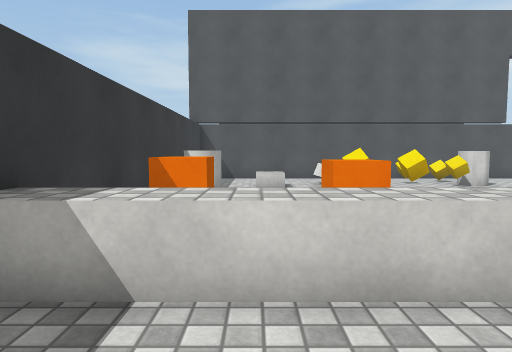
[1] (above)

16 first-person views from a walk through a scene from a Unity 3-D project. The camera is 1.2 m above the floor, tilts 4° down and sees 75° across. Doors are open. The floor is counted in squares, 1 m on a side. Each view is taken from the middle of a square. On the plan, view 1 faces up. The plan holds only what a view shows up to about 14 squares ahead; the rest is blank. The place goes on beyond the plan. The player character is not drawn. Surface patterns are stand-ins for the level's own textures.

[2]
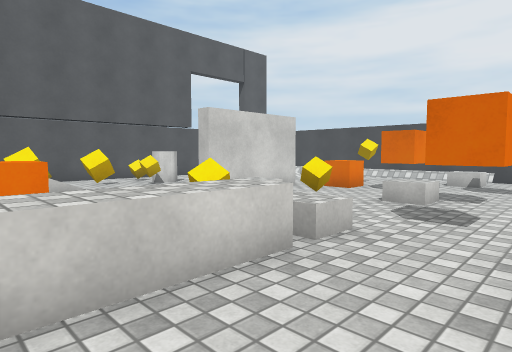

[3]
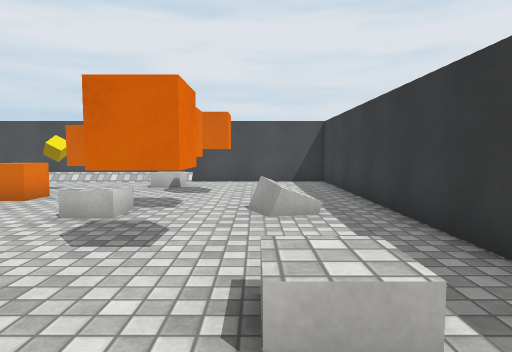

[4]
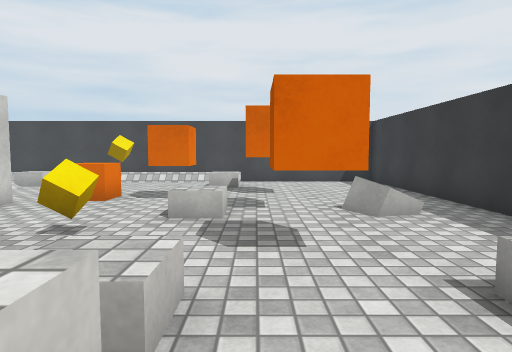

[5]
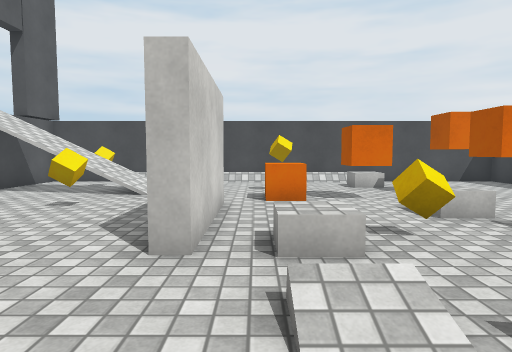

[6]
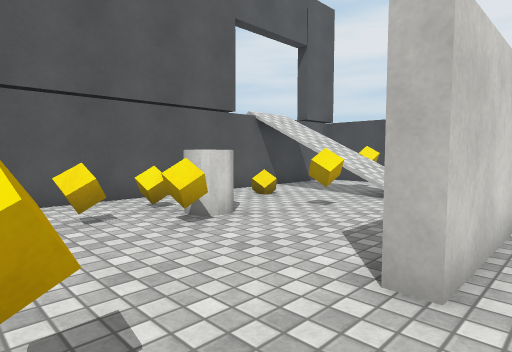

[7]
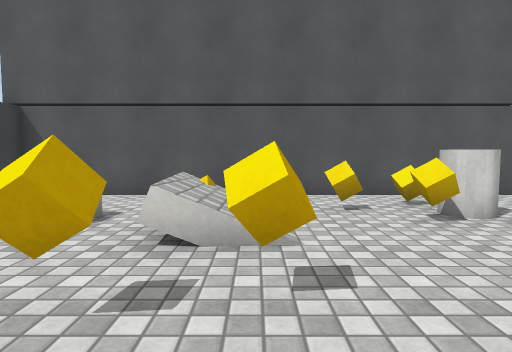

[8]
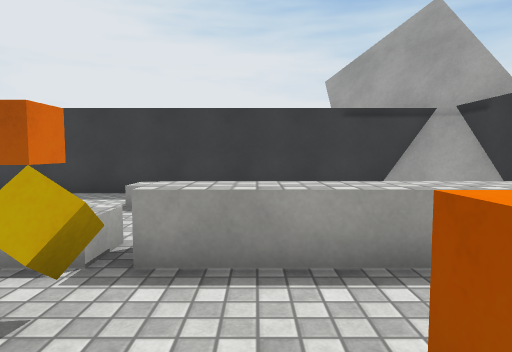

[9]
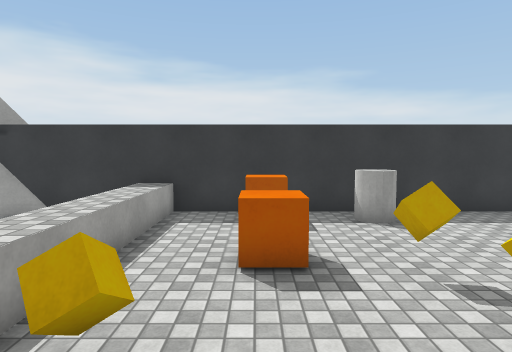

[10]
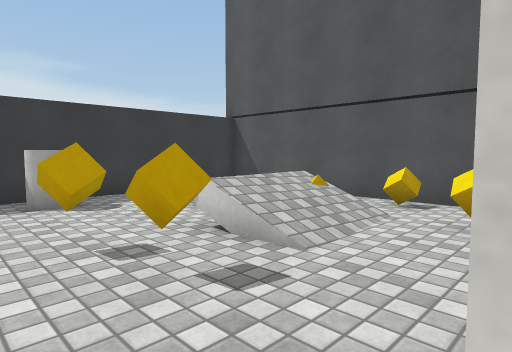

[11]
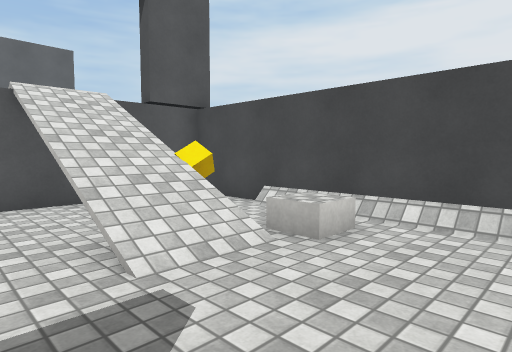

[12]
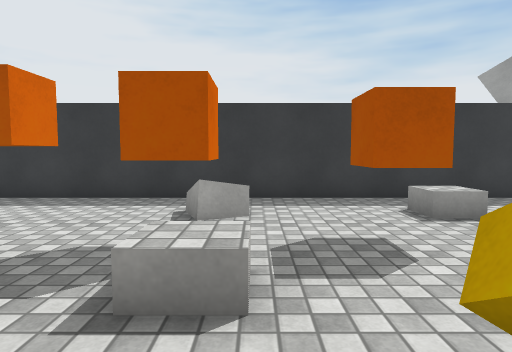

[13]
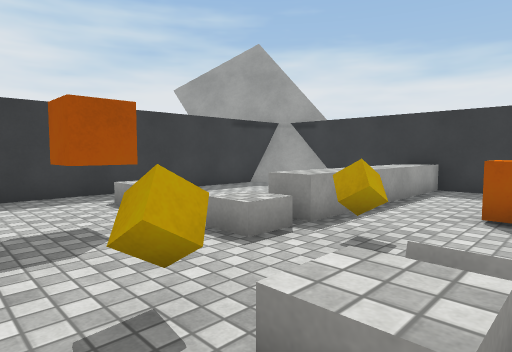

[14]
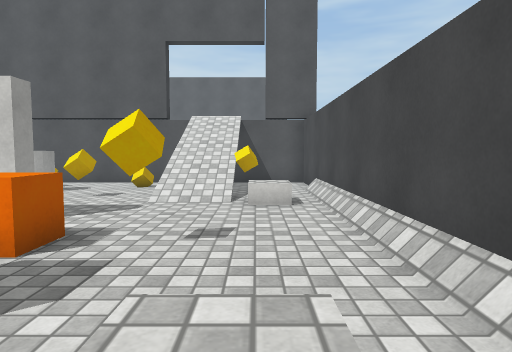

[15]
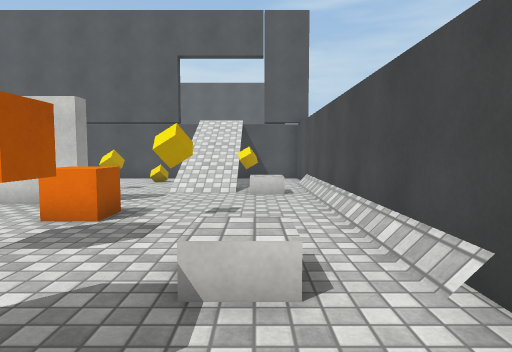

[16]
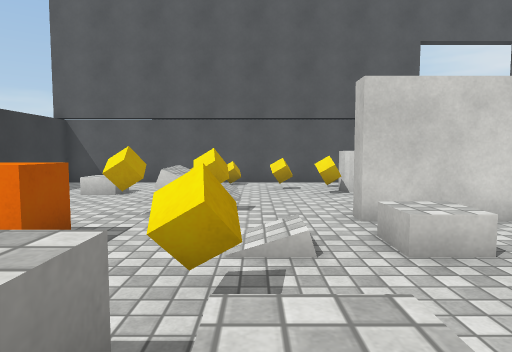

### Floor plan
Key: @ floor where view 1 was taken; # wall or solid block; . main floor; : floor 0.5 m higher than the main floor; / step, stairs or slope; D open door; = window, fence, low wall or low ledge; ^ raised ledge; O other object.
Columns run from 3 left of view 1 to 17 right of it. Each row starts with its distance up from view 1.
 16 ###############DDDD##
 15 #.... .O............#
 14 #....  .......O.//..#
 13 #....=//.O.O....//..#
 12 #..O..//..OO....//O.#
 11 #.....//.....O..//..#
 10 #.....=/........//O.#
  9 #OO....O............#
  8 #.....O...####......#
  7 #.O..O.........O....#
  6 #OO.OO../.:...OOO...#
  5 #.......O..O...O....#
  4 #.............OO....#
  3 #^^^^^^^O....O....O.#
  2 #.........O..O.OO...#
  1 #    .....O..O.OO...#
  0 #  @........OO......#
 -1 ##  ....O....O......#
 -2 ### ................#
 -3  ####################

Positions as (right, up) in squares from view 1, and headings:
1: (0, 0), facing up
2: (1, 0), facing up-right
3: (3, 0), facing right
4: (3, 2), facing right
5: (3, 7), facing right
6: (4, 7), facing up-right
7: (4, 6), facing up
8: (3, 7), facing down
9: (7, 6), facing left
10: (7, 7), facing up-left
11: (11, 7), facing up-right
12: (9, 6), facing down
13: (9, 7), facing down-left
14: (15, 2), facing up
15: (15, 0), facing up
16: (5, 2), facing up
